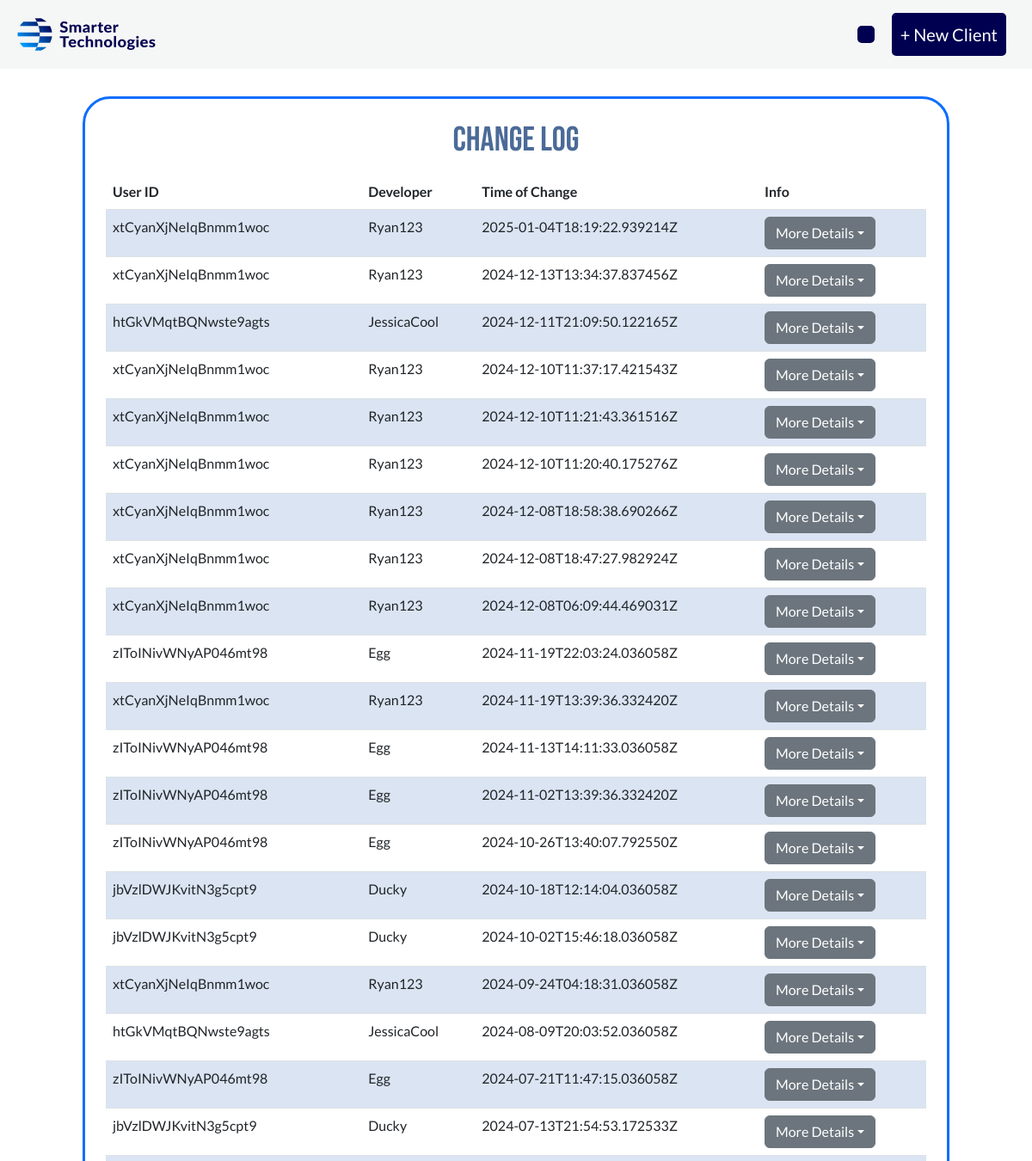
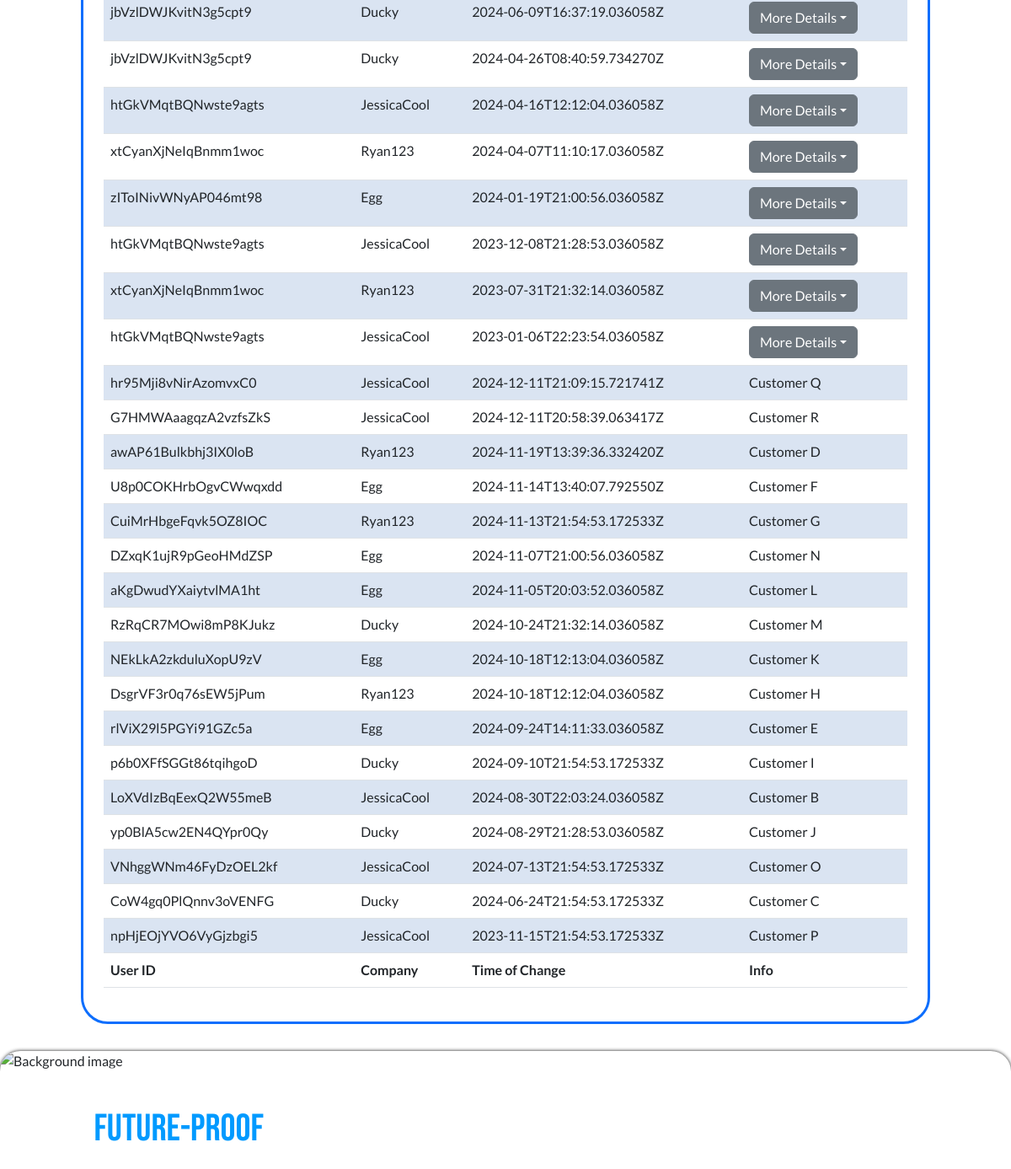
The app's page /dashboard (signed in) with its own data (2 pictures, top to bottom).
### tables this page shows
CREATE TABLE "all_customers" (
	"id"	TEXT,
	"name"	TEXT,
	"developer"	INTEGER,
	"created"	TEXT,
	"latitude"	TEXT,
	"longitude"	TEXT
);

### flaskApp.py (the view)
@app.route("/dashboard", methods=["GET"])
def dashboard():
    if "user" not in session:
        return redirect(url_for("getLogin"))
    conn = sqlite3.connect("changeLog.db")
    cursor = conn.cursor()
    cursor.execute("SELECT dev_ID, username, changed, info FROM devs ORDER BY changed DESC")
    changelog_data = cursor.fetchall()
    conn.close()
    conn = sqlite3.connect("all_customers.db")
    cursor = conn.cursor()
    cursor.execute("SELECT id, name, created, developer FROM all_customers ORDER BY created DESC")
    customer_data = cursor.fetchall()
    conn.close()
    return render_template("dash.html", changelog_data=changelog_data, customer_data=customer_data)

### templates/dash.html (shortened to what this page needs)
<!DOCTYPE html>
<html lang="en">
<head>
    <link href="https://cdn.jsdelivr.net/npm/bootstrap@5.3.3/dist/css/bootstrap.min.css" rel="stylesheet">    <title>Dashboard</title>
    <link rel="stylesheet" href="https://cdnjs.cloudflare.com/ajax/libs/twitter-bootstrap/5.3.0/css/bootstrap.min.css">
    <link rel="stylesheet" href="https://cdn.datatables.net/2.1.8/css/dataTables.bootstrap5.css">
    <link rel="stylesheet" href="../static/css/dash.css">
</head>
{%extends "headerFooter.html"%}
{%block mainBlock%}
<body>
    <div class="rounded-5 border border-3 border-primary p-4 responsive-border">
        <div class="table-responsive">
            <table id="changeLog" class="table table-striped table-hover" style="width:100%">
                <figure class="text-center"><h1 class="text-align-center" id="header-text">Change Log</h1></figure>
                <thead>
                    <tr>
                        <th>User ID</th>
                        <th>Developer</th>
                        <th>Time of Change</th>
                        <th>Info</th>
                    </tr>
                </thead>
                <tbody>
                    {% for row in changelog_data %}
                    <tr>
                        <td>{{ row[0] }}</td>
                        <td>{{ row[1] }}</td>
                        <td>{{ row[2] }}</td>
                        <td>
                            <button class="btn btn-secondary dropdown-toggle" type="button" data-bs-toggle="dropdown" aria-expanded="false">More Details</button>
                        </td>
                    </tr>
                    {% endfor %}
                    {% for row in customer_data %}
                    <tr>
                        <td>{{ row[0] }}</td>
                        <td>{{ row[3] }}</td>
                        <td>{{ row[2] }}</td>
                        <td>{{ row[1] }}</td>
                    </tr>
                    {% endfor %}
                </tbody>
                <tfoot>
                    <tr>
                        <th>User ID</th>
                        <th>Company</th>
                        <th>Time of Change</th>
                        <th>Info</th>
                    </tr>
                </tfoot>
            </table>
        </div>
    </div>
    {%endblock%}

### templates/headerFooter.html (shortened to what this page needs)
<!DOCTYPE html>
<html lang="en">
<head>
    <link rel="stylesheet" href="/static/css/headerFooter.css">
</head>
<body>
    <main>
        {%block mainBlock%}
        {%endblock%}
    </main>
    <header class="header">
        <nav class="header-content">
            <section class="logo-container">
                <img src="/static/images/smartertechnologies-logo.svg" alt="Smart Technologies Logo" class="logo-image">
            </section>
            <section class="nav-and-button">
                <section class="nav-links">
                    <a href="/" id="link" class="redir"></a>
                </section>
                <a href="{{ url_for('new_user') }}" id="redir" class="redir">+ New Client</a>
            </section>
        </nav>
    </header>
    <footer>
        <section class="footer-body">
            <img src="/static/images/footer-image.jpg" alt="Background image" id="background-image">
            <section class="footer-title-container">
                <img src="/static/images/logo.svg" alt="Logo" id="footer-title-image">
                <h3 id="footer-title">
                    <span class="white">Tech-Driven Services & Solutions to </span>
                    <span class="blue">Future-Proof </span>
                    <span class="white">Your Business</span>
                </h3>
            </section>
            <section class="socials">
                <a href="https://x.com/SmarterTech_UK">
                    <img src="/static/images/twitter.svg" alt="Twitter" id="icon">
                </a>
                <a href="https://www.facebook.com/smartertechnologiesuk">
                    <img src="/static/images/facebook.svg" alt="Facebook" id="icon">
                </a>
                <a href="https://www.linkedin.com/company/smartertechnologies">
                    <img src="/static/images/linkedin.svg" alt="LinkedIn" id="icon">
                </a>
            </section>
        </section>
    </footer>
</body>
</html>

### static/css/dash.css (style rules this page uses)
html body { font-family: 'Lato', sans-serif; }
.responsive-border { margin-inline: 2rem; margin-top: 2rem; }
@media (min-width: 992px) { .responsive-border { margin-inline: 6rem; } }
.table-striped > tbody > tr:nth-of-type(2n+1) > * { background-color: rgba(13, 110, 253, 0.1); }
#header-text { color: rgb(75, 106, 152); font-family: 'Bebas Neue', sans-serif; }
footer { padding-top: 2rem; }

### static/css/headerFooter.css (style rules this page uses)
:root { --st-background-colour: #1A1A1A; --st-primary-dark: #000051; --st-primary-light: #009AFF; --st-black: #000000; --st-white: #FFFFFF; }
body { margin: 0; display: flex; flex-direction: column; min-height: 100vh; }
main { flex: 1; }
footer { position: relative; display: flex; flex-direction: column; width: 100%; bottom: 0; }
.footer-body { margin-top: auto; display: flex; overflow: hidden; border-top-left-radius: 3vh; border-top-right-radius: 3vh; box-shadow: 0 0 0.5vh var(--st-background-colour); height: 140px; }
#background-image { width: 100%; object-fit: cover; }
.footer-title-container { display: flex; position: absolute; align-content: center; width: 30%; margin: 1%; }
#footer-title-image { width: 85px; padding-bottom: 2%; }
#footer-title { font-family: 'Bebas Neue', sans-serif; font-size: 45px; padding-left: 2%; }
.white { color: var(--st-white); }
.blue { color: var(--st-primary-light); }
.socials { position: absolute; display: grid; grid-auto-flow: column; gap: 10px; width: 150px; right: 0.5%; bottom: 2%; }
#icon { margin-bottom: 0.55vw; filter: invert(100%); }
@media (max-width: 2000px) { .footer-title-container { width: 40%; } }
@media (max-width: 1500px) { .footer-title-container { width: 50%; } }
@media (max-width: 1200px) { .footer-title-container { width: 60%; } }
.header { display: flex; justify-content: space-between; align-items: center; padding: 15px 20px; background-color: #f5f6f6; color: white; position: fixed; top: 0; left: 0; width: 100%; z-index: 1000; }
.header-content { display: flex; justify-content: space-between; align-items: center; width: 100%; }
.logo-container { display: flex; align-items: center; }
.logo-image { height: 40px; margin-right: 10px; filter: invert(100%) drop-shadow(20%); }
.redir { background-color: var(--st-primary-dark); color: white; border: none; padding: 10px 10px; font-size: 16px; border-radius: 5px; text-decoration: none; cursor: pointer; transition: background-color 0.3s; margin-right: 10px; font-family: 'Lato', sans-serif; font-size: 20px; }
main { margin-top: 80px; flex: 1; min-height: 75vh; }
.nav-and-button { display: flex; align-items: center; gap: 10px; }
.nav-links { display: flex; gap: 10px; }

### records on screen
all_customers: id "hr95Mji8vNirAzomvxC0", developer "JessicaCool", created "2024-12-11T21:09:15.721741Z", name "Customer Q"
all_customers: id "G7HMWAaagqzA2vzfsZkS", developer "JessicaCool", created "2024-12-11T20:58:39.063417Z", name "Customer R"
all_customers: id "awAP61Bulkbhj3IX0loB", developer "Ryan123", created "2024-11-19T13:39:36.332420Z", name "Customer D"
all_customers: id "U8p0COKHrbOgvCWwqxdd", developer "Egg", created "2024-11-14T13:40:07.792550Z", name "Customer F"
all_customers: id "CuiMrHbgeFqvk5OZ8IOC", developer "Ryan123", created "2024-11-13T21:54:53.172533Z", name "Customer G"
all_customers: id "DZxqK1ujR9pGeoHMdZSP", developer "Egg", created "2024-11-07T21:00:56.036058Z", name "Customer N"
all_customers: id "aKgDwudYXaiytvlMA1ht", developer "Egg", created "2024-11-05T20:03:52.036058Z", name "Customer L"
all_customers: id "RzRqCR7MOwi8mP8KJukz", developer "Ducky", created "2024-10-24T21:32:14.036058Z", name "Customer M"
all_customers: id "NEkLkA2zkduluXopU9zV", developer "Egg", created "2024-10-18T12:13:04.036058Z", name "Customer K"
all_customers: id "DsgrVF3r0q76sEW5jPum", developer "Ryan123", created "2024-10-18T12:12:04.036058Z", name "Customer H"
all_customers: id "rlViX29l5PGYi91GZc5a", developer "Egg", created "2024-09-24T14:11:33.036058Z", name "Customer E"
all_customers: id "p6b0XFfSGGt86tqihgoD", developer "Ducky", created "2024-09-10T21:54:53.172533Z", name "Customer I"
all_customers: id "LoXVdIzBqEexQ2W55meB", developer "JessicaCool", created "2024-08-30T22:03:24.036058Z", name "Customer B"
all_customers: id "yp0BlA5cw2EN4QYpr0Qy", developer "Ducky", created "2024-08-29T21:28:53.036058Z", name "Customer J"
all_customers: id "VNhggWNm46FyDzOEL2kf", developer "JessicaCool", created "2024-07-13T21:54:53.172533Z", name "Customer O"
all_customers: id "CoW4gq0PlQnnv3oVENFG", developer "Ducky", created "2024-06-24T21:54:53.172533Z", name "Customer C"
all_customers: id "npHjEOjYVO6VyGjzbgi5", developer "JessicaCool", created "2023-11-15T21:54:53.172533Z", name "Customer P"

### other values on screen
{{ row[0] }} "xtCyanXjNeIqBnmm1woc" "xtCyanXjNeIqBnmm1woc" "htGkVMqtBQNwste9agts" "xtCyanXjNeIqBnmm1woc" "xtCyanXjNeIqBnmm1woc" "xtCyanXjNeIqBnmm1woc" "xtCyanXjNeIqBnmm1woc" "xtCyanXjNeIqBnmm1woc" "xtCyanXjNeIqBnmm1woc" "zIToINivWNyAP046mt98" "xtCyanXjNeIqBnmm1woc" "zIToINivWNyAP046mt98" "zIToINivWNyAP046mt98" "zIToINivWNyAP046mt98" "jbVzlDWJKvitN3g5cpt9" "jbVzlDWJKvitN3g5cpt9" "xtCyanXjNeIqBnmm1woc" "htGkVMqtBQNwste9agts" "zIToINivWNyAP046mt98" "jbVzlDWJKvitN3g5cpt9" "jbVzlDWJKvitN3g5cpt9" "jbVzlDWJKvitN3g5cpt9" "htGkVMqtBQNwste9agts" "xtCyanXjNeIqBnmm1woc" "zIToINivWNyAP046mt98" "htGkVMqtBQNwste9agts" "xtCyanXjNeIqBnmm1woc" "htGkVMqtBQNwste9agts"
{{ row[1] }} "Ryan123" "Ryan123" "JessicaCool" "Ryan123" "Ryan123" "Ryan123" "Ryan123" "Ryan123" "Ryan123" "Egg" "Ryan123" "Egg" "Egg" "Egg" "Ducky" "Ducky" "Ryan123" "JessicaCool" "Egg" "Ducky" "Ducky" "Ducky" "JessicaCool" "Ryan123" "Egg" "JessicaCool" "Ryan123" "JessicaCool"
{{ row[2] }} "2025-01-04T18:19:22.939214Z" "2024-12-13T13:34:37.837456Z" "2024-12-11T21:09:50.122165Z" "2024-12-10T11:37:17.421543Z" "2024-12-10T11:21:43.361516Z" "2024-12-10T11:20:40.175276Z" "2024-12-08T18:58:38.690266Z" "2024-12-08T18:47:27.982924Z" "2024-12-08T06:09:44.469031Z" "2024-11-19T22:03:24.036058Z" "2024-11-19T13:39:36.332420Z" "2024-11-13T14:11:33.036058Z" "2024-11-02T13:39:36.332420Z" "2024-10-26T13:40:07.792550Z" "2024-10-18T12:14:04.036058Z" "2024-10-02T15:46:18.036058Z" "2024-09-24T04:18:31.036058Z" "2024-08-09T20:03:52.036058Z" "2024-07-21T11:47:15.036058Z" "2024-07-13T21:54:53.172533Z" "2024-06-09T16:37:19.036058Z" "2024-04-26T08:40:59.734270Z" "2024-04-16T12:12:04.036058Z" "2024-04-07T11:10:17.036058Z" "2024-01-19T21:00:56.036058Z" "2023-12-08T21:28:53.036058Z" "2023-07-31T21:32:14.036058Z" "2023-01-06T22:23:54.036058Z"
